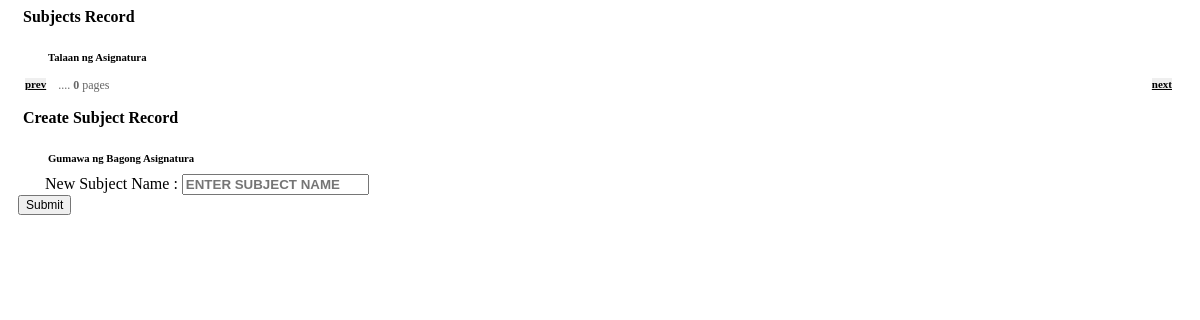
Page /pub/subject_recordsx.php on the earlier database version.
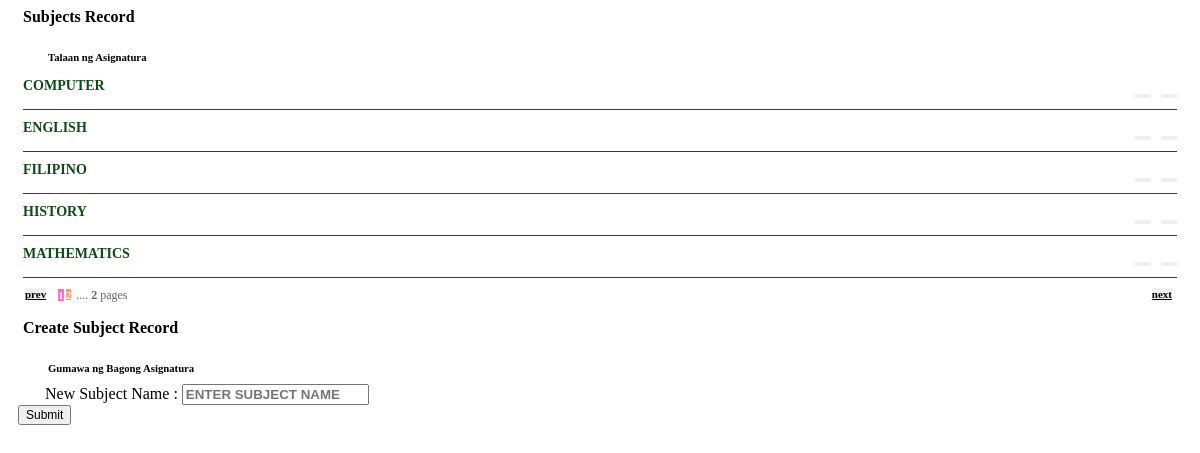
Same page on the later database version.
### tables this page shows
CREATE TABLE `ft2_module_subjects` (
  `id` int(10) NOT NULL AUTO_INCREMENT,
  `subj` varchar(100) DEFAULT NULL,
  PRIMARY KEY (`id`)
);

### pub/subject_recordsx.php (the view, shortened to what the changed rows need)
<?php
include ('connection.php');
?>
<div class="content-inner-all">
    <div class="income-order-visit-user-area m-bottom ">
        <div class="container-fluid">
            <div class="row rowflx" style="margin-bottom: 50px;">
<div class="col-lg-6 col-xs-12 my-acct-box mg-tb-31">
	<div class="card">
		<div class="card-block box" style="padding: 10px 15px;">
	<div style="background: #FFF;">
<div class="list-group" style="margin-bottom: 5px;">
<?php
$rowsPerPageRV = 5;
$currentPageRV = ((isset($_GET['ppageRV']) && $_GET['ppageRV'] > 0) ? (int)$_GET['ppageRV'] : 1);
$offsetRV = ($currentPageRV-1)*$rowsPerPageRV;
$cp=$currentPageRV;
$dsql = mysqli_query($con,"SELECT * from ft2_module_subjects ORDER BY subj ASC LIMIT $offsetRV, $rowsPerPageRV");
  while($r = mysqli_fetch_assoc($dsql))
   {
    ?>
<div class="dvhvr" style="padding: 5px 0px; margin: 0px;">
<div class="col-xs-12 col-md-7" style="padding-bottom: 0px;">
 <span style="color: #0E4A17; padding: 4px 10px 4px 0px; font-size: 14px; font-weight: 700;"><?=$r['subj'];?></span>
 </div>
<div class="col-xs-12 col-md-5 user-img" style="font-size: 11px; color: #042601; float: right; margin-bottom:10px;">
<a href="subjectcontroller?prc=D&id=<?=$r['id'];?>" onclick="return confirm('Delete this Record?')">
<button class="btn btn-danger btn-sm glyphicon glyphicon-trash" title="Delete Forum Record" style="float: right;font-size: 18px; padding: 0px 6px;"></button></a>
<a href="?page=subject_records&mde=A&id=<?=$r['id'];?>" onclick="return confirm('Assign this Subject')">
<button class="btn btn-success btn-sm glyphicon glyphicon glyphicon-list-alt" title="Assign this Subject" style="float: right;font-size: 18px; padding: 0px 6px; margin-right: 10px; "></button></a>
</div>
 <div class="clearfix" style="border-bottom:1px #3E3A3A solid; margin-top: 15px;"></div>
</div>
 <?php } ?></div>
<div style="float: left; width: 100%; margin-bottom: 10px;">
	        <div style="width:60%; float:left; font-size:11px;">
	          <?php
$sql = mysqli_query($con,"SELECT COUNT(*) AS crt FROM ft2_module_subjects ORDER BY subj DESC LIMIT $rowsPerPageRV");
$row = mysqli_fetch_assoc($sql);
$totalPagesRV = ceil($row['crt'] / $rowsPerPageRV);
if($totalPagesRV < $rowsPerPageRV) { $d=$totalPagesRV; }
else { $d=$currentPageRV + $rowsPerPageRV; }
if($d > $totalPagesRV) { $d=$totalPagesRV; }
else { $d=$totalPagesRV; }
for ($x=1;$x<=$d;$x++)
{  if ($cp==$x)
   {
     echo '<a class="btn btn-default btn-sm" style="background:#FF6AC4; margin-left:2px; font-size:11px; color:#FFF;"><strong>'.$x.'</strong></a>';
   }
  else
   {
     echo '<a class="btn btn-default btn-sm" style="background:#FF976A; margin-left:2px; color:#fff; font-size:11px;" href="?page=subject_records&ppageRV='.$x.'"><strong>'.$x.'</strong></a>';    }
}
 echo '<span style="margin-left:2px; color:#666; font-size:12px;"> .... <strong>'. $totalPagesRV .'</strong> pages</span>';
?>
            </div>
          </div>
                            </div>
</div>
	</div>
</div>
            </div>
        </div>
    </div>
</div>

Differences in the rows shown:
added ft2_module_subjects: subj "COMPUTER"
added ft2_module_subjects: subj "ENGLISH"
added ft2_module_subjects: subj "FILIPINO"
added ft2_module_subjects: subj "HISTORY"
added ft2_module_subjects: subj "MATHEMATICS"
Other differences:
$totalPagesRV: "0" → "2"
new list line: "1"
new list line: "2"
